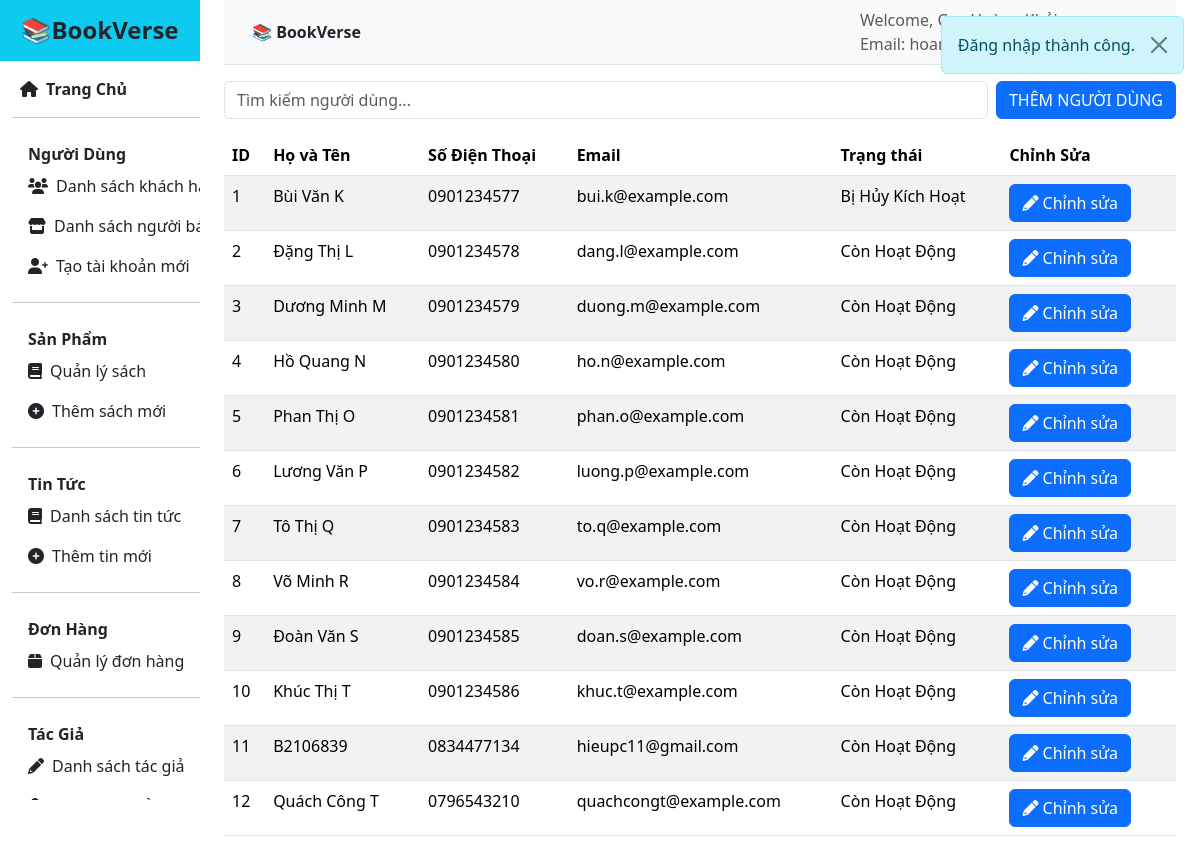
The page /admin/users_list (signed in) on the database its author committed.
### tables this page shows
CREATE TABLE `user` (
  `User_id` int(11) NOT NULL AUTO_INCREMENT,
  `Full_Name` varchar(100) DEFAULT NULL,
  `Phone_Number` varchar(10) DEFAULT NULL,
  `Pass_Word` varchar(255) DEFAULT NULL,
  `Email` varchar(100) DEFAULT NULL,
  `Role_id` int(11) DEFAULT 0,
  `Status` int(11) DEFAULT 1,
  PRIMARY KEY (`User_id`),
  UNIQUE KEY `Email` (`Email`),
  KEY `Role_id` (`Role_id`),
  KEY `user_ibfk_2` (`Status`),
  CONSTRAINT `user_ibfk_1` FOREIGN KEY (`Role_id`) REFERENCES `role` (`Role_id`),
  CONSTRAINT `user_ibfk_2` FOREIGN KEY (`Status`) REFERENCES `userstatus` (`id`)
);

CREATE TABLE `userstatus` (
  `id` int(11) NOT NULL AUTO_INCREMENT,
  `Status_Name` varchar(50) NOT NULL,
  PRIMARY KEY (`id`)
);

### src/controllers/admin.php (called while the page is built, shortened)
<?php
class Admin extends Controller
{
    private $UserModel;
    public function __construct()
    {
        $this->UserModel = $this->model("UserModel");
        $this->CheckModel = $this->model("CheckRole");
    }
    function users_list()
    {
        $this->view("main_layout", [
            "Title" => "Danh Sách Người Dùng",
            "Page" => "admin/auth/users_list",
            "Script" => [
                "auth/register",
                "users/users_list"
            ],
            "Users" => $this->UserModel->getUserRole(0),
        ]);
    }
}
?>

### src/core/App.php (called while the page is built, shortened)
<?php
class App
{
    protected $action = "default";
    function __construct()
    {
        $arr = $this->UrlProcess();
        if (!empty($arr) && file_exists("./src/controllers/" . $arr[0] . ".php")) {
            $this->controller = $arr[0];
            unset($arr[0]);
        } else {
            $this->setErrorController();
        }
        $this->controller = new $this->controller;
        if (isset($arr[1]) && method_exists($this->controller, $arr[1])) {
            $this->action = $arr[1];
            unset($arr[1]);
        } elseif (isset($arr[1])) {
            array_unshift($arr, $arr[1]);
            $this->action = "default";
            unset($arr[1]);
        }
        $this->params = array_values($arr) ?: [];
        try {
            call_user_func_array([$this->controller, $this->action], $this->params);
        } catch (ArgumentCountError $e) {
            $this->setErrorController();
            call_user_func_array([$this->controller, "default"], []);
        }
    }
    function UrlProcess()
    {
        if (isset($_GET["url"])) {
            $url = filter_var(trim($_GET["url"], "/"));
            $segments = explode("/", $url);
            $filteredSegments = [];
            foreach ($segments as $segment) {
                if (empty($filteredSegments) || end($filteredSegments) !== $segment) {
                    $filteredSegments[] = $segment;
                }
            }
            return $filteredSegments;
        }
        return [];
    }
}

### index.php (called while the page is built, shortened)
<?php
$myApp = new App();
?>

### src/core/DB.php (called while the page is built, shortened)
<?php
class DB
{
    protected $servername = host_name;
    protected $username = db_user;
    protected $password = db_password;
    protected $dbname = db_name;
    function __construct()
    {
        $this->conn = mysqli_connect($this->servername, $this->username, $this->password, $this->dbname);
    }
}
?>

### src/models/UserModel.php (called while the page is built, shortened)
<?php
class UserModel extends DB
{
    function getUserRole($role_id)
    {
        $sql = "SELECT
            u.User_id,
            u.Full_Name,
            u.Email,
            u.Phone_Number,
            us.Status_Name
        FROM `user` u
        JOIN `role` r ON u.Role_id = r.Role_id
        JOIN `userstatus` us ON us.id = u.Status
        WHERE u.Role_id = ?
    ";
        $stmt = $this->conn->prepare($sql);
        $stmt->bind_param("i", $role_id);
        $stmt->execute();
        $result = $stmt->get_result();
        $users = [];
        while ($row = $result->fetch_assoc()) {
            $users[] = $row;
        }
        return $users;
    }
}
?>

### src/views/pages/admin/auth/users_list.php (the view, shortened to what this page needs)
<div class="d-flex mb-3">
    <input type="text" id="searchInput" class="form-control me-2" placeholder="Tìm kiếm người dùng...">
    <button type="button" class="btn btn-primary" data-bs-toggle="modal" data-bs-target="#exampleModal"
        style="white-space: nowrap;">
        THÊM NGƯỜI DÙNG
    </button>
</div>
<table class="table table-striped">
    <thead>
        <tr>
            <th>ID</th>
            <th>Họ và Tên</th>
            <th>Số Điện Thoại</th>
            <th>Email</th>
            <th>Trạng thái</th>
            <th>Chỉnh Sửa</th>
        </tr>
    </thead>
    <tbody id="list-user">
        <?php $counter = 1;
        foreach ($data["Users"] as $users): ?>
            <tr>
                <td><?= $counter++; ?></td>
                <td class="searchable"><?= $users["Full_Name"] ?> </td>
                <td><?= $users["Phone_Number"] ?></td>
                <td><?= $users["Email"] ?></td>
                <td><?= $users["Status_Name"] ?></td>
                <td>
                    <a href="<?= APP_PATH ?>/admin/user_detail/<?= $users['User_id']; ?>" class="btn btn-primary me-2">
                        <i class="fa fa-pencil"></i> Chỉnh sửa
                    </a>
                </td>
            </tr>
        <?php endforeach; ?>
    </tbody>
</table>

### rows shown on the page
user: Full_Name "Bùi Văn K", Phone_Number "0901234577", Email "bui.k@example.com", Status.Status_Name "Bị Hủy Kích Hoạt"
user: Full_Name "Đặng Thị L", Phone_Number "0901234578", Email "dang.l@example.com", Status.Status_Name "Còn Hoạt Động"
user: Full_Name "Dương Minh M", Phone_Number "0901234579", Email "duong.m@example.com", Status.Status_Name "Còn Hoạt Động"
user: Full_Name "Hồ Quang N", Phone_Number "0901234580", Email "ho.n@example.com", Status.Status_Name "Còn Hoạt Động"
user: Full_Name "Phan Thị O", Phone_Number "0901234581", Email "phan.o@example.com", Status.Status_Name "Còn Hoạt Động"
user: Full_Name "Lương Văn P", Phone_Number "0901234582", Email "luong.p@example.com", Status.Status_Name "Còn Hoạt Động"
user: Full_Name "Tô Thị Q", Phone_Number "0901234583", Email "to.q@example.com", Status.Status_Name "Còn Hoạt Động"
user: Full_Name "Võ Minh R", Phone_Number "0901234584", Email "vo.r@example.com", Status.Status_Name "Còn Hoạt Động"
user: Full_Name "Đoàn Văn S", Phone_Number "0901234585", Email "doan.s@example.com", Status.Status_Name "Còn Hoạt Động"
user: Full_Name "Khúc Thị T", Phone_Number "0901234586", Email "khuc.t@example.com", Status.Status_Name "Còn Hoạt Động"
user: Full_Name "B2106839", Phone_Number "0834477134", Email "hieupc11@gmail.com", Status.Status_Name "Còn Hoạt Động"
user: Full_Name "Quách Công T", Phone_Number "0796543210", Email "quachcongt@example.com", Status.Status_Name "Còn Hoạt Động"

### other values the page prints
ltrim(APP_PATH, '/') "BookVerse"
$group['label_parent'] "Người Dùng"
$item['label'] "Danh sách khách…"
$item['label'] "Danh sách người…"
$item['label'] "Tạo tài khoản mới"
$group['label_parent'] "Sản Phẩm"
$item['label'] "Quản lý sách"
$item['label'] "Thêm sách mới"
$group['label_parent'] "Tin Tức"
$item['label'] "Danh sách tin tức"
$item['label'] "Thêm tin mới"
$group['label_parent'] "Đơn Hàng"
$item['label'] "Quản lý đơn hàng"
$group['label_parent'] "Tác Giả"
$item['label'] "Danh sách tác giả"
